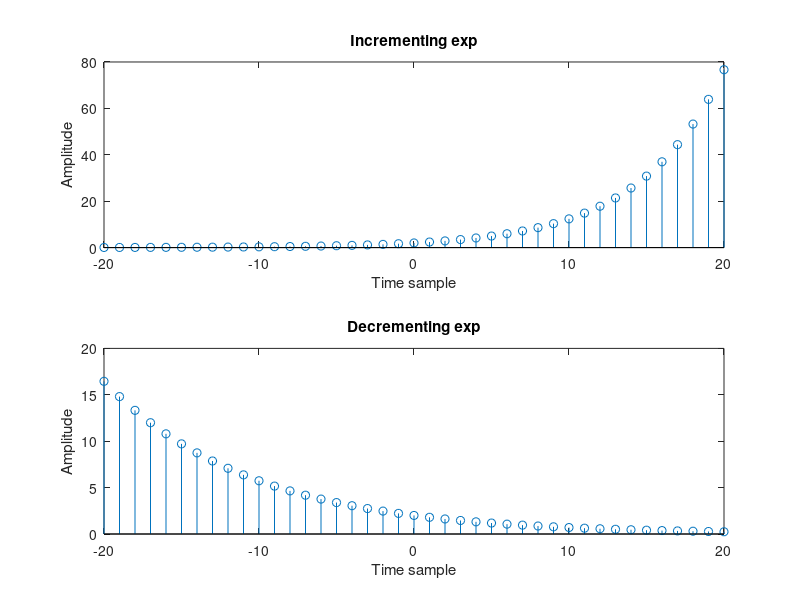

MATLAB code for this plot:
n= -20: 20;
A =2;
a=1.2;
x_n = A*(a.^n);
subplot(2,1,1);
stem(n,x_n);
title('Incrementing exp');
xlabel('Time sample');
ylabel('Amplitude');

a=0.9
x_n = A*(a.^n);
subplot(2,1,2);
stem(n,x_n);
title('Decrementing exp');
xlabel('Time sample');
ylabel('Amplitude');